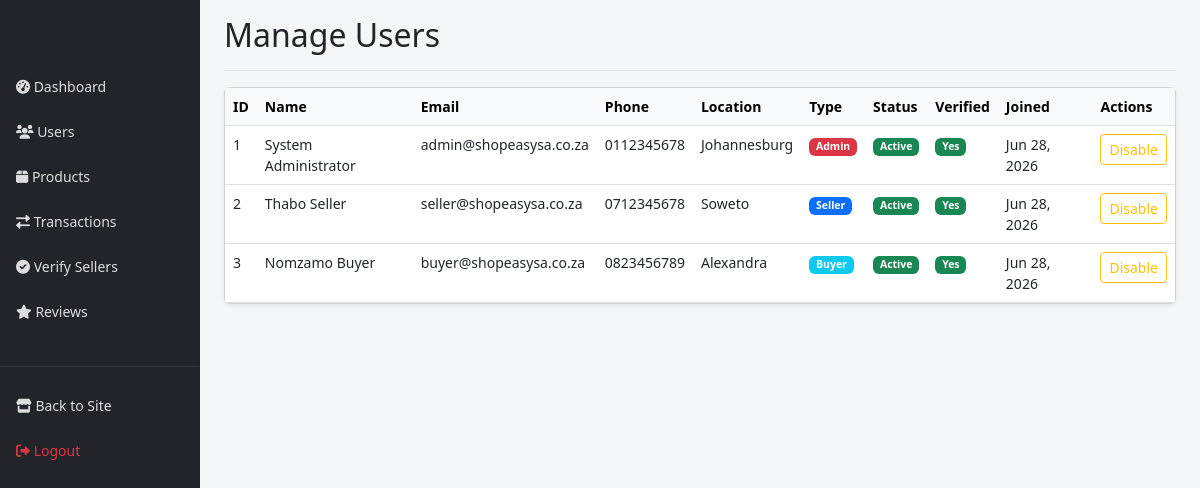
Screenshot of /admin/admin_users.php (signed in) with the database file from the repository.
### tables this page shows
CREATE TABLE users (
    user_id INT AUTO_INCREMENT PRIMARY KEY,
    full_name VARCHAR(100) NOT NULL,
    email VARCHAR(100) NOT NULL UNIQUE,
    password VARCHAR(255) NOT NULL,
    phone VARCHAR(20) NOT NULL,
    location VARCHAR(100) NOT NULL,
    user_type ENUM('buyer', 'seller', 'admin') DEFAULT 'buyer',
    is_verified TINYINT DEFAULT 0,
    is_active TINYINT DEFAULT 1,
    created_at TIMESTAMP DEFAULT CURRENT_TIMESTAMP
);

### admin/admin_users.php (the view, shortened to what this page needs)
<?php
require_once '../config.php';
$users = $conn->query("SELECT * FROM users ORDER BY created_at DESC");
include 'admin_header.php';
?>
<div class="container-fluid">
    <div class="row">
        <?php include 'admin_sidebar.php'; ?>
        <main class="col-md-9 ms-sm-auto col-lg-10 px-md-4">
            <div class="pt-3 pb-2 mb-3 border-bottom">
                <h1 class="h2">Manage Users</h1>
            </div>
            <div class="card shadow-sm">
                <div class="card-body p-0">
                    <div class="table-responsive">
                        <table class="table table-hover mb-0">
                            <thead class="table-light">
                                <tr>
                                    <th>ID</th><th>Name</th><th>Email</th><th>Phone</th>
                                    <th>Location</th><th>Type</th><th>Status</th><th>Verified</th><th>Joined</th><th>Actions</th>
                                </tr>
                            </thead>
                            <tbody>
                                <?php while($user = $users->fetch_assoc()): ?>
                                <tr>
                                    <td><?php echo $user['user_id']; ?></td>
                                    <td><?php echo htmlspecialchars($user['full_name']); ?></td>
                                    <td><?php echo $user['email']; ?></td>
                                    <td><?php echo $user['phone']; ?></td>
                                    <td><?php echo $user['location']; ?></td>
                                    <td><span class="badge bg-<?php echo $user['user_type'] == 'admin' ? 'danger' : ($user['user_type'] == 'seller' ? 'primary' : 'info'); ?>"><?php echo ucfirst($user['user_type']); ?></span></td>
                                    <td><?php echo $user['is_active'] ? '<span class="badge bg-success">Active</span>' : '<span class="badge bg-danger">Disabled</span>'; ?></td>
                                    <td><?php echo $user['is_verified'] ? '<span class="badge bg-success">Yes</span>' : '<span class="badge bg-warning">No</span>'; ?></td>
                                    <td><?php echo date('M d, Y', strtotime($user['created_at'])); ?></td>
                                    <td>
                                        <a href="admin_users.php?toggle=1&id=<?php echo $user['user_id']; ?>" class="btn btn-sm btn-outline-warning">
                                            <?php echo $user['is_active'] ? 'Disable' : 'Enable'; ?>
                                        </a>
                                    </td>
                                </tr>
                                <?php endwhile; ?>
                            </tbody>
                        </table>
                    </div>
                </div>
            </div>
        </main>
    </div>
</div>
<?php include 'admin_footer.php'; ?>

### admin/admin_header.php (style rules this page uses)
body { font-size: .875rem; background-color: #f4f6f8; }

### rows the page displays
users: user_id "1", full_name "System Administrator", email "admin@shopeasysa.co.za", phone "0112345678", location "Johannesburg", user_type "Admin", is_active "Active", is_verified "Yes", created_at "Jun 28, 2026"
users: user_id "2", full_name "Thabo Seller", email "seller@shopeasysa.co.za", phone "0712345678", location "Soweto", user_type "Seller", is_active "Active", is_verified "Yes", created_at "Jun 28, 2026"
users: user_id "3", full_name "Nomzamo Buyer", email "buyer@shopeasysa.co.za", phone "0823456789", location "Alexandra", user_type "Buyer", is_active "Active", is_verified "Yes", created_at "Jun 28, 2026"
